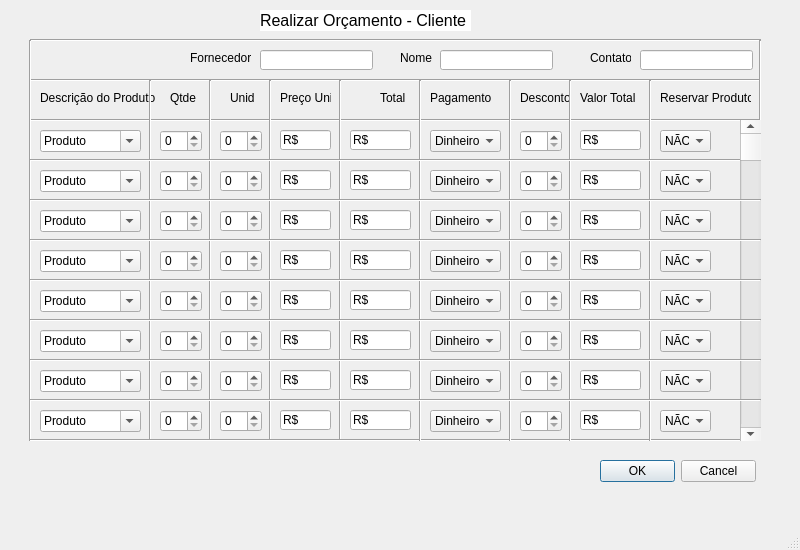
<?xml version="1.0" encoding="UTF-8"?>
<ui version="4.0">
 <class>MainWindow</class>
 <widget class="QMainWindow" name="MainWindow">
  <property name="geometry">
   <rect>
    <x>0</x>
    <y>0</y>
    <width>800</width>
    <height>550</height>
   </rect>
  </property>
  <property name="minimumSize">
   <size>
    <width>800</width>
    <height>550</height>
   </size>
  </property>
  <property name="windowTitle">
   <string>MainWindow</string>
  </property>
  <widget class="QWidget" name="centralwidget">
   <widget class="QLabel" name="label">
    <property name="geometry">
     <rect>
      <x>260</x>
      <y>10</y>
      <width>211</width>
      <height>21</height>
     </rect>
    </property>
    <property name="font">
     <font>
      <pointsize>12</pointsize>
     </font>
    </property>
    <property name="styleSheet">
     <string notr="true">background-color: rgb(255, 255, 255);</string>
    </property>
    <property name="text">
     <string>Realizar Orçamento - Cliente</string>
    </property>
   </widget>
   <widget class="QLabel" name="label_2">
    <property name="geometry">
     <rect>
      <x>40</x>
      <y>90</y>
      <width>121</width>
      <height>16</height>
     </rect>
    </property>
    <property name="text">
     <string>Descrição do Produto</string>
    </property>
   </widget>
   <widget class="QLabel" name="label_3">
    <property name="geometry">
     <rect>
      <x>190</x>
      <y>50</y>
      <width>61</width>
      <height>16</height>
     </rect>
    </property>
    <property name="text">
     <string>Fornecedor</string>
    </property>
   </widget>
   <widget class="QLineEdit" name="lineEdit">
    <property name="geometry">
     <rect>
      <x>260</x>
      <y>50</y>
      <width>113</width>
      <height>20</height>
     </rect>
    </property>
   </widget>
   <widget class="QLabel" name="label_4">
    <property name="geometry">
     <rect>
      <x>400</x>
      <y>50</y>
      <width>41</width>
      <height>16</height>
     </rect>
    </property>
    <property name="text">
     <string>Nome</string>
    </property>
   </widget>
   <widget class="QLineEdit" name="lineEdit_2">
    <property name="geometry">
     <rect>
      <x>440</x>
      <y>50</y>
      <width>113</width>
      <height>20</height>
     </rect>
    </property>
   </widget>
   <widget class="QLabel" name="label_5">
    <property name="geometry">
     <rect>
      <x>590</x>
      <y>50</y>
      <width>41</width>
      <height>16</height>
     </rect>
    </property>
    <property name="text">
     <string>Contato</string>
    </property>
   </widget>
   <widget class="QLineEdit" name="lineEdit_3">
    <property name="geometry">
     <rect>
      <x>640</x>
      <y>50</y>
      <width>113</width>
      <height>20</height>
     </rect>
    </property>
   </widget>
   <widget class="Line" name="line">
    <property name="geometry">
     <rect>
      <x>30</x>
      <y>70</y>
      <width>731</width>
      <height>20</height>
     </rect>
    </property>
    <property name="orientation">
     <enum>Qt::Horizontal</enum>
    </property>
   </widget>
   <widget class="Line" name="line_2">
    <property name="geometry">
     <rect>
      <x>30</x>
      <y>110</y>
      <width>731</width>
      <height>20</height>
     </rect>
    </property>
    <property name="orientation">
     <enum>Qt::Horizontal</enum>
    </property>
   </widget>
   <widget class="Line" name="line_3">
    <property name="geometry">
     <rect>
      <x>30</x>
      <y>30</y>
      <width>731</width>
      <height>20</height>
     </rect>
    </property>
    <property name="orientation">
     <enum>Qt::Horizontal</enum>
    </property>
   </widget>
   <widget class="QLabel" name="label_6">
    <property name="geometry">
     <rect>
      <x>170</x>
      <y>90</y>
      <width>31</width>
      <height>16</height>
     </rect>
    </property>
    <property name="text">
     <string>Qtde</string>
    </property>
   </widget>
   <widget class="QLabel" name="label_7">
    <property name="geometry">
     <rect>
      <x>230</x>
      <y>90</y>
      <width>31</width>
      <height>16</height>
     </rect>
    </property>
    <property name="text">
     <string>Unid</string>
    </property>
   </widget>
   <widget class="QLabel" name="label_8">
    <property name="geometry">
     <rect>
      <x>280</x>
      <y>90</y>
      <width>51</width>
      <height>16</height>
     </rect>
    </property>
    <property name="text">
     <string>Preço Unid</string>
    </property>
   </widget>
   <widget class="QLabel" name="label_9">
    <property name="geometry">
     <rect>
      <x>380</x>
      <y>90</y>
      <width>31</width>
      <height>16</height>
     </rect>
    </property>
    <property name="text">
     <string>Total</string>
    </property>
   </widget>
   <widget class="Line" name="line_4">
    <property name="geometry">
     <rect>
      <x>140</x>
      <y>80</y>
      <width>20</width>
      <height>361</height>
     </rect>
    </property>
    <property name="orientation">
     <enum>Qt::Vertical</enum>
    </property>
   </widget>
   <widget class="Line" name="line_5">
    <property name="geometry">
     <rect>
      <x>200</x>
      <y>80</y>
      <width>20</width>
      <height>361</height>
     </rect>
    </property>
    <property name="orientation">
     <enum>Qt::Vertical</enum>
    </property>
   </widget>
   <widget class="Line" name="line_6">
    <property name="geometry">
     <rect>
      <x>260</x>
      <y>80</y>
      <width>20</width>
      <height>361</height>
     </rect>
    </property>
    <property name="orientation">
     <enum>Qt::Vertical</enum>
    </property>
   </widget>
   <widget class="Line" name="line_7">
    <property name="geometry">
     <rect>
      <x>330</x>
      <y>80</y>
      <width>20</width>
      <height>361</height>
     </rect>
    </property>
    <property name="orientation">
     <enum>Qt::Vertical</enum>
    </property>
   </widget>
   <widget class="Line" name="line_8">
    <property name="geometry">
     <rect>
      <x>20</x>
      <y>40</y>
      <width>20</width>
      <height>401</height>
     </rect>
    </property>
    <property name="orientation">
     <enum>Qt::Vertical</enum>
    </property>
   </widget>
   <widget class="QLabel" name="label_10">
    <property name="geometry">
     <rect>
      <x>420</x>
      <y>90</y>
      <width>51</width>
      <height>16</height>
     </rect>
    </property>
    <property name="text">
     <string/>
    </property>
   </widget>
   <widget class="Line" name="line_9">
    <property name="geometry">
     <rect>
      <x>750</x>
      <y>40</y>
      <width>20</width>
      <height>401</height>
     </rect>
    </property>
    <property name="orientation">
     <enum>Qt::Vertical</enum>
    </property>
   </widget>
   <widget class="Line" name="line_10">
    <property name="geometry">
     <rect>
      <x>30</x>
      <y>430</y>
      <width>731</width>
      <height>20</height>
     </rect>
    </property>
    <property name="orientation">
     <enum>Qt::Horizontal</enum>
    </property>
   </widget>
   <widget class="Line" name="line_11">
    <property name="geometry">
     <rect>
      <x>410</x>
      <y>80</y>
      <width>20</width>
      <height>361</height>
     </rect>
    </property>
    <property name="orientation">
     <enum>Qt::Vertical</enum>
    </property>
   </widget>
   <widget class="QLabel" name="label_11">
    <property name="geometry">
     <rect>
      <x>430</x>
      <y>90</y>
      <width>61</width>
      <height>16</height>
     </rect>
    </property>
    <property name="text">
     <string>Pagamento</string>
    </property>
   </widget>
   <widget class="Line" name="line_12">
    <property name="geometry">
     <rect>
      <x>500</x>
      <y>80</y>
      <width>20</width>
      <height>361</height>
     </rect>
    </property>
    <property name="orientation">
     <enum>Qt::Vertical</enum>
    </property>
   </widget>
   <widget class="QLabel" name="label_12">
    <property name="geometry">
     <rect>
      <x>520</x>
      <y>90</y>
      <width>51</width>
      <height>16</height>
     </rect>
    </property>
    <property name="text">
     <string>Desconto</string>
    </property>
   </widget>
   <widget class="Line" name="line_13">
    <property name="geometry">
     <rect>
      <x>560</x>
      <y>80</y>
      <width>20</width>
      <height>361</height>
     </rect>
    </property>
    <property name="orientation">
     <enum>Qt::Vertical</enum>
    </property>
   </widget>
   <widget class="QScrollBar" name="verticalScrollBar">
    <property name="geometry">
     <rect>
      <x>740</x>
      <y>120</y>
      <width>21</width>
      <height>321</height>
     </rect>
    </property>
    <property name="orientation">
     <enum>Qt::Vertical</enum>
    </property>
   </widget>
   <widget class="QLabel" name="label_13">
    <property name="geometry">
     <rect>
      <x>580</x>
      <y>90</y>
      <width>61</width>
      <height>16</height>
     </rect>
    </property>
    <property name="text">
     <string>Valor Total</string>
    </property>
   </widget>
   <widget class="QLabel" name="label_14">
    <property name="geometry">
     <rect>
      <x>660</x>
      <y>90</y>
      <width>91</width>
      <height>16</height>
     </rect>
    </property>
    <property name="text">
     <string>Reservar Produto</string>
    </property>
   </widget>
   <widget class="Line" name="line_14">
    <property name="geometry">
     <rect>
      <x>640</x>
      <y>80</y>
      <width>20</width>
      <height>361</height>
     </rect>
    </property>
    <property name="orientation">
     <enum>Qt::Vertical</enum>
    </property>
   </widget>
   <widget class="QSpinBox" name="spinBox">
    <property name="geometry">
     <rect>
      <x>160</x>
      <y>130</y>
      <width>42</width>
      <height>22</height>
     </rect>
    </property>
   </widget>
   <widget class="QSpinBox" name="spinBox_2">
    <property name="geometry">
     <rect>
      <x>220</x>
      <y>130</y>
      <width>42</width>
      <height>22</height>
     </rect>
    </property>
   </widget>
   <widget class="QLineEdit" name="lineEdit_5">
    <property name="geometry">
     <rect>
      <x>280</x>
      <y>130</y>
      <width>51</width>
      <height>20</height>
     </rect>
    </property>
    <property name="text">
     <string>R$</string>
    </property>
   </widget>
   <widget class="QLineEdit" name="lineEdit_6">
    <property name="geometry">
     <rect>
      <x>350</x>
      <y>130</y>
      <width>61</width>
      <height>20</height>
     </rect>
    </property>
    <property name="text">
     <string>R$</string>
    </property>
   </widget>
   <widget class="QComboBox" name="comboBox">
    <property name="geometry">
     <rect>
      <x>430</x>
      <y>130</y>
      <width>71</width>
      <height>22</height>
     </rect>
    </property>
    <item>
     <property name="text">
      <string>Dinheiro</string>
     </property>
    </item>
    <item>
     <property name="text">
      <string>Débito</string>
     </property>
    </item>
    <item>
     <property name="text">
      <string>Crédito</string>
     </property>
    </item>
   </widget>
   <widget class="QSpinBox" name="spinBox_3">
    <property name="geometry">
     <rect>
      <x>520</x>
      <y>130</y>
      <width>42</width>
      <height>22</height>
     </rect>
    </property>
   </widget>
   <widget class="QLineEdit" name="lineEdit_7">
    <property name="geometry">
     <rect>
      <x>580</x>
      <y>130</y>
      <width>61</width>
      <height>20</height>
     </rect>
    </property>
    <property name="text">
     <string>R$</string>
    </property>
   </widget>
   <widget class="QComboBox" name="comboBox_2">
    <property name="geometry">
     <rect>
      <x>660</x>
      <y>130</y>
      <width>51</width>
      <height>22</height>
     </rect>
    </property>
    <item>
     <property name="text">
      <string>NÃO</string>
     </property>
    </item>
    <item>
     <property name="text">
      <string>SIM</string>
     </property>
    </item>
   </widget>
   <widget class="Line" name="line_15">
    <property name="geometry">
     <rect>
      <x>30</x>
      <y>150</y>
      <width>731</width>
      <height>20</height>
     </rect>
    </property>
    <property name="orientation">
     <enum>Qt::Horizontal</enum>
    </property>
   </widget>
   <widget class="QSpinBox" name="spinBox_4">
    <property name="geometry">
     <rect>
      <x>160</x>
      <y>170</y>
      <width>42</width>
      <height>22</height>
     </rect>
    </property>
   </widget>
   <widget class="QSpinBox" name="spinBox_5">
    <property name="geometry">
     <rect>
      <x>220</x>
      <y>170</y>
      <width>42</width>
      <height>22</height>
     </rect>
    </property>
   </widget>
   <widget class="QLineEdit" name="lineEdit_9">
    <property name="geometry">
     <rect>
      <x>280</x>
      <y>170</y>
      <width>51</width>
      <height>20</height>
     </rect>
    </property>
    <property name="text">
     <string>R$</string>
    </property>
   </widget>
   <widget class="QLineEdit" name="lineEdit_10">
    <property name="geometry">
     <rect>
      <x>350</x>
      <y>170</y>
      <width>61</width>
      <height>20</height>
     </rect>
    </property>
    <property name="text">
     <string>R$</string>
    </property>
   </widget>
   <widget class="QComboBox" name="comboBox_3">
    <property name="geometry">
     <rect>
      <x>430</x>
      <y>170</y>
      <width>71</width>
      <height>22</height>
     </rect>
    </property>
    <item>
     <property name="text">
      <string>Dinheiro</string>
     </property>
    </item>
    <item>
     <property name="text">
      <string>Débito</string>
     </property>
    </item>
    <item>
     <property name="text">
      <string>Crédito</string>
     </property>
    </item>
   </widget>
   <widget class="QSpinBox" name="spinBox_6">
    <property name="geometry">
     <rect>
      <x>520</x>
      <y>170</y>
      <width>42</width>
      <height>22</height>
     </rect>
    </property>
   </widget>
   <widget class="QLineEdit" name="lineEdit_11">
    <property name="geometry">
     <rect>
      <x>580</x>
      <y>170</y>
      <width>61</width>
      <height>20</height>
     </rect>
    </property>
    <property name="text">
     <string>R$</string>
    </property>
   </widget>
   <widget class="QComboBox" name="comboBox_4">
    <property name="geometry">
     <rect>
      <x>660</x>
      <y>170</y>
      <width>51</width>
      <height>22</height>
     </rect>
    </property>
    <item>
     <property name="text">
      <string>NÃO</string>
     </property>
    </item>
    <item>
     <property name="text">
      <string>SIM</string>
     </property>
    </item>
   </widget>
   <widget class="Line" name="line_16">
    <property name="geometry">
     <rect>
      <x>30</x>
      <y>190</y>
      <width>731</width>
      <height>20</height>
     </rect>
    </property>
    <property name="orientation">
     <enum>Qt::Horizontal</enum>
    </property>
   </widget>
   <widget class="Line" name="line_17">
    <property name="geometry">
     <rect>
      <x>30</x>
      <y>230</y>
      <width>731</width>
      <height>20</height>
     </rect>
    </property>
    <property name="orientation">
     <enum>Qt::Horizontal</enum>
    </property>
   </widget>
   <widget class="Line" name="line_18">
    <property name="geometry">
     <rect>
      <x>30</x>
      <y>270</y>
      <width>731</width>
      <height>20</height>
     </rect>
    </property>
    <property name="orientation">
     <enum>Qt::Horizontal</enum>
    </property>
   </widget>
   <widget class="Line" name="line_19">
    <property name="geometry">
     <rect>
      <x>30</x>
      <y>310</y>
      <width>731</width>
      <height>20</height>
     </rect>
    </property>
    <property name="orientation">
     <enum>Qt::Horizontal</enum>
    </property>
   </widget>
   <widget class="Line" name="line_20">
    <property name="geometry">
     <rect>
      <x>30</x>
      <y>350</y>
      <width>731</width>
      <height>20</height>
     </rect>
    </property>
    <property name="orientation">
     <enum>Qt::Horizontal</enum>
    </property>
   </widget>
   <widget class="Line" name="line_21">
    <property name="geometry">
     <rect>
      <x>30</x>
      <y>390</y>
      <width>731</width>
      <height>20</height>
     </rect>
    </property>
    <property name="orientation">
     <enum>Qt::Horizontal</enum>
    </property>
   </widget>
   <widget class="QSpinBox" name="spinBox_7">
    <property name="geometry">
     <rect>
      <x>160</x>
      <y>210</y>
      <width>42</width>
      <height>22</height>
     </rect>
    </property>
   </widget>
   <widget class="QSpinBox" name="spinBox_8">
    <property name="geometry">
     <rect>
      <x>160</x>
      <y>250</y>
      <width>42</width>
      <height>22</height>
     </rect>
    </property>
   </widget>
   <widget class="QSpinBox" name="spinBox_9">
    <property name="geometry">
     <rect>
      <x>160</x>
      <y>290</y>
      <width>42</width>
      <height>22</height>
     </rect>
    </property>
   </widget>
   <widget class="QSpinBox" name="spinBox_10">
    <property name="geometry">
     <rect>
      <x>160</x>
      <y>330</y>
      <width>42</width>
      <height>22</height>
     </rect>
    </property>
   </widget>
   <widget class="QSpinBox" name="spinBox_11">
    <property name="geometry">
     <rect>
      <x>160</x>
      <y>370</y>
      <width>42</width>
      <height>22</height>
     </rect>
    </property>
   </widget>
   <widget class="QSpinBox" name="spinBox_12">
    <property name="geometry">
     <rect>
      <x>160</x>
      <y>410</y>
      <width>42</width>
      <height>22</height>
     </rect>
    </property>
   </widget>
   <widget class="QSpinBox" name="spinBox_13">
    <property name="geometry">
     <rect>
      <x>220</x>
      <y>210</y>
      <width>42</width>
      <height>22</height>
     </rect>
    </property>
   </widget>
   <widget class="QSpinBox" name="spinBox_14">
    <property name="geometry">
     <rect>
      <x>220</x>
      <y>250</y>
      <width>42</width>
      <height>22</height>
     </rect>
    </property>
   </widget>
   <widget class="QSpinBox" name="spinBox_15">
    <property name="geometry">
     <rect>
      <x>220</x>
      <y>290</y>
      <width>42</width>
      <height>22</height>
     </rect>
    </property>
   </widget>
   <widget class="QSpinBox" name="spinBox_16">
    <property name="geometry">
     <rect>
      <x>220</x>
      <y>330</y>
      <width>42</width>
      <height>22</height>
     </rect>
    </property>
   </widget>
   <widget class="QSpinBox" name="spinBox_17">
    <property name="geometry">
     <rect>
      <x>220</x>
      <y>370</y>
      <width>42</width>
      <height>22</height>
     </rect>
    </property>
   </widget>
   <widget class="QSpinBox" name="spinBox_18">
    <property name="geometry">
     <rect>
      <x>220</x>
      <y>410</y>
      <width>42</width>
      <height>22</height>
     </rect>
    </property>
   </widget>
   <widget class="QLineEdit" name="lineEdit_18">
    <property name="geometry">
     <rect>
      <x>280</x>
      <y>210</y>
      <width>51</width>
      <height>20</height>
     </rect>
    </property>
    <property name="text">
     <string>R$</string>
    </property>
   </widget>
   <widget class="QLineEdit" name="lineEdit_19">
    <property name="geometry">
     <rect>
      <x>280</x>
      <y>250</y>
      <width>51</width>
      <height>20</height>
     </rect>
    </property>
    <property name="text">
     <string>R$</string>
    </property>
   </widget>
   <widget class="QLineEdit" name="lineEdit_20">
    <property name="geometry">
     <rect>
      <x>280</x>
      <y>290</y>
      <width>51</width>
      <height>20</height>
     </rect>
    </property>
    <property name="text">
     <string>R$</string>
    </property>
   </widget>
   <widget class="QLineEdit" name="lineEdit_21">
    <property name="geometry">
     <rect>
      <x>280</x>
      <y>330</y>
      <width>51</width>
      <height>20</height>
     </rect>
    </property>
    <property name="text">
     <string>R$</string>
    </property>
   </widget>
   <widget class="QLineEdit" name="lineEdit_22">
    <property name="geometry">
     <rect>
      <x>280</x>
      <y>370</y>
      <width>51</width>
      <height>20</height>
     </rect>
    </property>
    <property name="text">
     <string>R$</string>
    </property>
   </widget>
   <widget class="QLineEdit" name="lineEdit_23">
    <property name="geometry">
     <rect>
      <x>280</x>
      <y>410</y>
      <width>51</width>
      <height>20</height>
     </rect>
    </property>
    <property name="text">
     <string>R$</string>
    </property>
   </widget>
   <widget class="QLineEdit" name="lineEdit_24">
    <property name="geometry">
     <rect>
      <x>350</x>
      <y>210</y>
      <width>61</width>
      <height>20</height>
     </rect>
    </property>
    <property name="text">
     <string>R$</string>
    </property>
   </widget>
   <widget class="QLineEdit" name="lineEdit_25">
    <property name="geometry">
     <rect>
      <x>350</x>
      <y>250</y>
      <width>61</width>
      <height>20</height>
     </rect>
    </property>
    <property name="text">
     <string>R$</string>
    </property>
   </widget>
   <widget class="QLineEdit" name="lineEdit_26">
    <property name="geometry">
     <rect>
      <x>350</x>
      <y>290</y>
      <width>61</width>
      <height>20</height>
     </rect>
    </property>
    <property name="text">
     <string>R$</string>
    </property>
   </widget>
   <widget class="QLineEdit" name="lineEdit_27">
    <property name="geometry">
     <rect>
      <x>350</x>
      <y>330</y>
      <width>61</width>
      <height>20</height>
     </rect>
    </property>
    <property name="text">
     <string>R$</string>
    </property>
   </widget>
   <widget class="QLineEdit" name="lineEdit_28">
    <property name="geometry">
     <rect>
      <x>350</x>
      <y>370</y>
      <width>61</width>
      <height>20</height>
     </rect>
    </property>
    <property name="text">
     <string>R$</string>
    </property>
   </widget>
   <widget class="QLineEdit" name="lineEdit_29">
    <property name="geometry">
     <rect>
      <x>350</x>
      <y>410</y>
      <width>61</width>
      <height>20</height>
     </rect>
    </property>
    <property name="text">
     <string>R$</string>
    </property>
   </widget>
   <widget class="QComboBox" name="comboBox_5">
    <property name="geometry">
     <rect>
      <x>430</x>
      <y>210</y>
      <width>71</width>
      <height>22</height>
     </rect>
    </property>
    <item>
     <property name="text">
      <string>Dinheiro</string>
     </property>
    </item>
    <item>
     <property name="text">
      <string>Débito</string>
     </property>
    </item>
    <item>
     <property name="text">
      <string>Crédito</string>
     </property>
    </item>
   </widget>
   <widget class="QComboBox" name="comboBox_6">
    <property name="geometry">
     <rect>
      <x>430</x>
      <y>250</y>
      <width>71</width>
      <height>22</height>
     </rect>
    </property>
    <item>
     <property name="text">
      <string>Dinheiro</string>
     </property>
    </item>
    <item>
     <property name="text">
      <string>Débito</string>
     </property>
    </item>
    <item>
     <property name="text">
      <string>Crédito</string>
     </property>
    </item>
   </widget>
   <widget class="QComboBox" name="comboBox_7">
    <property name="geometry">
     <rect>
      <x>430</x>
      <y>290</y>
      <width>71</width>
      <height>22</height>
     </rect>
    </property>
    <item>
     <property name="text">
      <string>Dinheiro</string>
     </property>
    </item>
    <item>
     <property name="text">
      <string>Débito</string>
     </property>
    </item>
    <item>
     <property name="text">
      <string>Crédito</string>
     </property>
    </item>
   </widget>
   <widget class="QComboBox" name="comboBox_8">
    <property name="geometry">
     <rect>
      <x>430</x>
      <y>330</y>
      <width>71</width>
      <height>22</height>
     </rect>
    </property>
    <item>
     <property name="text">
      <string>Dinheiro</string>
     </property>
    </item>
    <item>
     <property name="text">
      <string>Débito</string>
     </property>
    </item>
    <item>
     <property name="text">
      <string>Crédito</string>
     </property>
    </item>
   </widget>
   <widget class="QComboBox" name="comboBox_9">
    <property name="geometry">
     <rect>
      <x>430</x>
      <y>370</y>
      <width>71</width>
      <height>22</height>
     </rect>
    </property>
    <item>
     <property name="text">
      <string>Dinheiro</string>
     </property>
    </item>
    <item>
     <property name="text">
      <string>Débito</string>
     </property>
    </item>
    <item>
     <property name="text">
      <string>Crédito</string>
     </property>
    </item>
   </widget>
   <widget class="QComboBox" name="comboBox_10">
    <property name="geometry">
     <rect>
      <x>430</x>
      <y>410</y>
      <width>71</width>
      <height>22</height>
     </rect>
    </property>
    <item>
     <property name="text">
      <string>Dinheiro</string>
     </property>
    </item>
    <item>
     <property name="text">
      <string>Débito</string>
     </property>
    </item>
    <item>
     <property name="text">
      <string>Crédito</string>
     </property>
    </item>
   </widget>
   <widget class="QSpinBox" name="spinBox_19">
    <property name="geometry">
     <rect>
      <x>520</x>
      <y>210</y>
      <width>42</width>
      <height>22</height>
     </rect>
    </property>
   </widget>
   <widget class="QSpinBox" name="spinBox_20">
    <property name="geometry">
     <rect>
      <x>520</x>
      <y>250</y>
      <width>42</width>
      <height>22</height>
     </rect>
    </property>
   </widget>
   <widget class="QSpinBox" name="spinBox_21">
    <property name="geometry">
     <rect>
      <x>520</x>
      <y>290</y>
      <width>42</width>
      <height>22</height>
     </rect>
    </property>
   </widget>
   <widget class="QSpinBox" name="spinBox_22">
    <property name="geometry">
     <rect>
      <x>520</x>
      <y>330</y>
      <width>42</width>
      <height>22</height>
     </rect>
    </property>
   </widget>
   <widget class="QSpinBox" name="spinBox_23">
    <property name="geometry">
     <rect>
      <x>520</x>
      <y>370</y>
      <width>42</width>
      <height>22</height>
     </rect>
    </property>
   </widget>
   <widget class="QSpinBox" name="spinBox_24">
    <property name="geometry">
     <rect>
      <x>520</x>
      <y>410</y>
      <width>42</width>
      <height>22</height>
     </rect>
    </property>
   </widget>
   <widget class="QLineEdit" name="lineEdit_30">
    <property name="geometry">
     <rect>
      <x>580</x>
      <y>210</y>
      <width>61</width>
      <height>20</height>
     </rect>
    </property>
    <property name="text">
     <string>R$</string>
    </property>
   </widget>
   <widget class="QLineEdit" name="lineEdit_31">
    <property name="geometry">
     <rect>
      <x>580</x>
      <y>250</y>
      <width>61</width>
      <height>20</height>
     </rect>
    </property>
    <property name="text">
     <string>R$</string>
    </property>
   </widget>
   <widget class="QLineEdit" name="lineEdit_32">
    <property name="geometry">
     <rect>
      <x>580</x>
      <y>290</y>
      <width>61</width>
      <height>20</height>
     </rect>
    </property>
    <property name="text">
     <string>R$</string>
    </property>
   </widget>
   <widget class="QLineEdit" name="lineEdit_33">
    <property name="geometry">
     <rect>
      <x>580</x>
      <y>330</y>
      <width>61</width>
      <height>20</height>
     </rect>
    </property>
    <property name="text">
     <string>R$</string>
    </property>
   </widget>
   <widget class="QLineEdit" name="lineEdit_34">
    <property name="geometry">
     <rect>
      <x>580</x>
      <y>370</y>
      <width>61</width>
      <height>20</height>
     </rect>
    </property>
    <property name="text">
     <string>R$</string>
    </property>
   </widget>
   <widget class="QLineEdit" name="lineEdit_35">
    <property name="geometry">
     <rect>
      <x>580</x>
      <y>410</y>
      <width>61</width>
      <height>20</height>
     </rect>
    </property>
    <property name="text">
     <string>R$</string>
    </property>
   </widget>
   <widget class="QComboBox" name="comboBox_11">
    <property name="geometry">
     <rect>
      <x>660</x>
      <y>210</y>
      <width>51</width>
      <height>22</height>
     </rect>
    </property>
    <item>
     <property name="text">
      <string>NÃO</string>
     </property>
    </item>
    <item>
     <property name="text">
      <string>SIM</string>
     </property>
    </item>
   </widget>
   <widget class="QComboBox" name="comboBox_12">
    <property name="geometry">
     <rect>
      <x>660</x>
      <y>250</y>
      <width>51</width>
      <height>22</height>
     </rect>
    </property>
    <item>
     <property name="text">
      <string>NÃO</string>
     </property>
    </item>
    <item>
     <property name="text">
      <string>SIM</string>
     </property>
    </item>
   </widget>
   <widget class="QComboBox" name="comboBox_13">
    <property name="geometry">
     <rect>
      <x>660</x>
      <y>290</y>
      <width>51</width>
      <height>22</height>
     </rect>
    </property>
    <item>
     <property name="text">
      <string>NÃO</string>
     </property>
    </item>
    <item>
     <property name="text">
      <string>SIM</string>
     </property>
    </item>
   </widget>
   <widget class="QComboBox" name="comboBox_14">
    <property name="geometry">
     <rect>
      <x>660</x>
      <y>330</y>
      <width>51</width>
      <height>22</height>
     </rect>
    </property>
    <item>
     <property name="text">
      <string>NÃO</string>
     </property>
    </item>
    <item>
     <property name="text">
      <string>SIM</string>
     </property>
    </item>
   </widget>
   <widget class="QComboBox" name="comboBox_15">
    <property name="geometry">
     <rect>
      <x>660</x>
      <y>370</y>
      <width>51</width>
      <height>22</height>
     </rect>
    </property>
    <item>
     <property name="text">
      <string>NÃO</string>
     </property>
    </item>
    <item>
     <property name="text">
      <string>SIM</string>
     </property>
    </item>
   </widget>
   <widget class="QComboBox" name="comboBox_16">
    <property name="geometry">
     <rect>
      <x>660</x>
      <y>410</y>
      <width>51</width>
      <height>22</height>
     </rect>
    </property>
    <item>
     <property name="text">
      <string>NÃO</string>
     </property>
    </item>
    <item>
     <property name="text">
      <string>SIM</string>
     </property>
    </item>
   </widget>
   <widget class="QFontComboBox" name="fontComboBox">
    <property name="geometry">
     <rect>
      <x>40</x>
      <y>130</y>
      <width>101</width>
      <height>22</height>
     </rect>
    </property>
    <property name="toolTip">
     <string>&lt;html&gt;&lt;head/&gt;&lt;body&gt;&lt;p&gt;Produto&lt;/p&gt;&lt;/body&gt;&lt;/html&gt;</string>
    </property>
    <property name="currentText">
     <string>Produto</string>
    </property>
   </widget>
   <widget class="QFontComboBox" name="fontComboBox_2">
    <property name="geometry">
     <rect>
      <x>40</x>
      <y>170</y>
      <width>101</width>
      <height>22</height>
     </rect>
    </property>
    <property name="toolTip">
     <string>&lt;html&gt;&lt;head/&gt;&lt;body&gt;&lt;p&gt;Produto&lt;/p&gt;&lt;/body&gt;&lt;/html&gt;</string>
    </property>
    <property name="currentText">
     <string>Produto</string>
    </property>
   </widget>
   <widget class="QFontComboBox" name="fontComboBox_3">
    <property name="geometry">
     <rect>
      <x>40</x>
      <y>210</y>
      <width>101</width>
      <height>22</height>
     </rect>
    </property>
    <property name="toolTip">
     <string>&lt;html&gt;&lt;head/&gt;&lt;body&gt;&lt;p&gt;Produto&lt;/p&gt;&lt;/body&gt;&lt;/html&gt;</string>
    </property>
    <property name="currentText">
     <string>Produto</string>
    </property>
   </widget>
   <widget class="QFontComboBox" name="fontComboBox_4">
    <property name="geometry">
     <rect>
      <x>40</x>
      <y>250</y>
      <width>101</width>
      <height>22</height>
     </rect>
    </property>
    <property name="toolTip">
     <string>&lt;html&gt;&lt;head/&gt;&lt;body&gt;&lt;p&gt;Produto&lt;/p&gt;&lt;/body&gt;&lt;/html&gt;</string>
    </property>
    <property name="currentText">
     <string>Produto</string>
    </property>
   </widget>
   <widget class="QFontComboBox" name="fontComboBox_5">
    <property name="geometry">
     <rect>
      <x>40</x>
      <y>290</y>
      <width>101</width>
      <height>22</height>
     </rect>
    </property>
    <property name="toolTip">
     <string>&lt;html&gt;&lt;head/&gt;&lt;body&gt;&lt;p&gt;Produto&lt;/p&gt;&lt;/body&gt;&lt;/html&gt;</string>
    </property>
    <property name="currentText">
     <string>Produto</string>
    </property>
   </widget>
   <widget class="QFontComboBox" name="fontComboBox_6">
    <property name="geometry">
     <rect>
      <x>40</x>
      <y>330</y>
      <width>101</width>
      <height>22</height>
     </rect>
    </property>
    <property name="toolTip">
     <string>&lt;html&gt;&lt;head/&gt;&lt;body&gt;&lt;p&gt;Produto&lt;/p&gt;&lt;/body&gt;&lt;/html&gt;</string>
    </property>
    <property name="currentText">
     <string>Produto</string>
    </property>
   </widget>
   <widget class="QFontComboBox" name="fontComboBox_7">
    <property name="geometry">
     <rect>
      <x>40</x>
      <y>370</y>
      <width>101</width>
      <height>22</height>
     </rect>
    </property>
    <property name="toolTip">
     <string>&lt;html&gt;&lt;head/&gt;&lt;body&gt;&lt;p&gt;Produto&lt;/p&gt;&lt;/body&gt;&lt;/html&gt;</string>
    </property>
    <property name="currentText">
     <string>Produto</string>
    </property>
   </widget>
   <widget class="QFontComboBox" name="fontComboBox_8">
    <property name="geometry">
     <rect>
      <x>40</x>
      <y>410</y>
      <width>101</width>
      <height>22</height>
     </rect>
    </property>
    <property name="toolTip">
     <string>&lt;html&gt;&lt;head/&gt;&lt;body&gt;&lt;p&gt;Produto&lt;/p&gt;&lt;/body&gt;&lt;/html&gt;</string>
    </property>
    <property name="currentText">
     <string>Produto</string>
    </property>
   </widget>
   <widget class="QDialogButtonBox" name="buttonBox">
    <property name="geometry">
     <rect>
      <x>600</x>
      <y>460</y>
      <width>156</width>
      <height>23</height>
     </rect>
    </property>
    <property name="standardButtons">
     <set>QDialogButtonBox::Cancel|QDialogButtonBox::Ok</set>
    </property>
   </widget>
   <zorder>label</zorder>
   <zorder>label_2</zorder>
   <zorder>label_3</zorder>
   <zorder>lineEdit</zorder>
   <zorder>label_4</zorder>
   <zorder>lineEdit_2</zorder>
   <zorder>label_5</zorder>
   <zorder>lineEdit_3</zorder>
   <zorder>line</zorder>
   <zorder>line_2</zorder>
   <zorder>line_3</zorder>
   <zorder>label_6</zorder>
   <zorder>label_7</zorder>
   <zorder>label_8</zorder>
   <zorder>label_9</zorder>
   <zorder>line_4</zorder>
   <zorder>line_5</zorder>
   <zorder>line_6</zorder>
   <zorder>line_7</zorder>
   <zorder>line_8</zorder>
   <zorder>label_10</zorder>
   <zorder>line_9</zorder>
   <zorder>line_10</zorder>
   <zorder>line_11</zorder>
   <zorder>label_11</zorder>
   <zorder>line_12</zorder>
   <zorder>label_12</zorder>
   <zorder>line_13</zorder>
   <zorder>label_13</zorder>
   <zorder>label_14</zorder>
   <zorder>line_14</zorder>
   <zorder>spinBox</zorder>
   <zorder>spinBox_2</zorder>
   <zorder>lineEdit_5</zorder>
   <zorder>lineEdit_6</zorder>
   <zorder>comboBox</zorder>
   <zorder>spinBox_3</zorder>
   <zorder>lineEdit_7</zorder>
   <zorder>comboBox_2</zorder>
   <zorder>line_15</zorder>
   <zorder>verticalScrollBar</zorder>
   <zorder>spinBox_4</zorder>
   <zorder>spinBox_5</zorder>
   <zorder>lineEdit_9</zorder>
   <zorder>lineEdit_10</zorder>
   <zorder>comboBox_3</zorder>
   <zorder>spinBox_6</zorder>
   <zorder>lineEdit_11</zorder>
   <zorder>comboBox_4</zorder>
   <zorder>line_16</zorder>
   <zorder>line_17</zorder>
   <zorder>line_18</zorder>
   <zorder>line_19</zorder>
   <zorder>line_20</zorder>
   <zorder>line_21</zorder>
   <zorder>spinBox_7</zorder>
   <zorder>spinBox_8</zorder>
   <zorder>spinBox_9</zorder>
   <zorder>spinBox_10</zorder>
   <zorder>spinBox_11</zorder>
   <zorder>spinBox_12</zorder>
   <zorder>spinBox_13</zorder>
   <zorder>spinBox_14</zorder>
   <zorder>spinBox_15</zorder>
   <zorder>spinBox_16</zorder>
   <zorder>spinBox_17</zorder>
   <zorder>spinBox_18</zorder>
   <zorder>lineEdit_18</zorder>
   <zorder>lineEdit_19</zorder>
   <zorder>lineEdit_20</zorder>
   <zorder>lineEdit_21</zorder>
   <zorder>lineEdit_22</zorder>
   <zorder>lineEdit_23</zorder>
   <zorder>lineEdit_24</zorder>
   <zorder>lineEdit_25</zorder>
   <zorder>lineEdit_26</zorder>
   <zorder>lineEdit_27</zorder>
   <zorder>lineEdit_28</zorder>
   <zorder>lineEdit_29</zorder>
   <zorder>comboBox_5</zorder>
   <zorder>comboBox_6</zorder>
   <zorder>comboBox_7</zorder>
   <zorder>comboBox_8</zorder>
   <zorder>comboBox_9</zorder>
   <zorder>comboBox_10</zorder>
   <zorder>spinBox_19</zorder>
   <zorder>spinBox_20</zorder>
   <zorder>spinBox_21</zorder>
   <zorder>spinBox_22</zorder>
   <zorder>spinBox_23</zorder>
   <zorder>spinBox_24</zorder>
   <zorder>lineEdit_30</zorder>
   <zorder>lineEdit_31</zorder>
   <zorder>lineEdit_32</zorder>
   <zorder>lineEdit_33</zorder>
   <zorder>lineEdit_34</zorder>
   <zorder>lineEdit_35</zorder>
   <zorder>comboBox_11</zorder>
   <zorder>comboBox_12</zorder>
   <zorder>comboBox_13</zorder>
   <zorder>comboBox_14</zorder>
   <zorder>comboBox_15</zorder>
   <zorder>comboBox_16</zorder>
   <zorder>fontComboBox</zorder>
   <zorder>fontComboBox_2</zorder>
   <zorder>fontComboBox_3</zorder>
   <zorder>fontComboBox_4</zorder>
   <zorder>fontComboBox_5</zorder>
   <zorder>fontComboBox_6</zorder>
   <zorder>fontComboBox_7</zorder>
   <zorder>fontComboBox_8</zorder>
   <zorder>buttonBox</zorder>
  </widget>
  <widget class="QMenuBar" name="menubar">
   <property name="geometry">
    <rect>
     <x>0</x>
     <y>0</y>
     <width>800</width>
     <height>21</height>
    </rect>
   </property>
  </widget>
  <widget class="QStatusBar" name="statusbar"/>
 </widget>
 <resources/>
 <connections/>
</ui>
